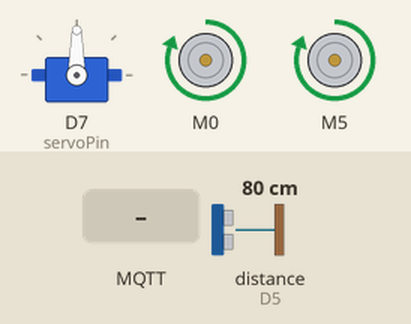
The sketch below on a simulated ESP8266 (NodeMCU). Shown: servo, 2 × DC motor (green arrow = forward, orange = backward, longer = faster). Inputs (shaded band) come from the test bench; at power-on: distance to the obstacle (sensor on D5) 80 cm. The echo pulse lasts 58.3 µs per cm; WiFi joins after 1.5 s; servers stay silent unless stated; random numbers use the default seed unless the sketch sets one; no MQTT or app messages arrive unless stated; what the sketch prints to the serial monitor is not drawn.

Above: at 2.7 s.
2.8 s: distance to the obstacle (sensor on D5) set to 31 cm
4.3 s: distance to the obstacle (sensor on D5) set to 27 cm
At 4.75 s:
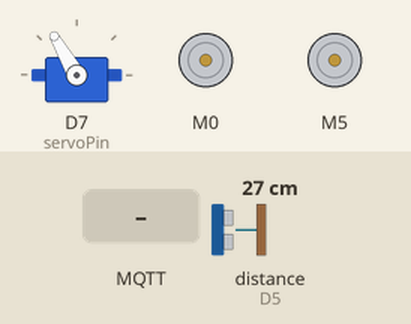
At 5.16 s:
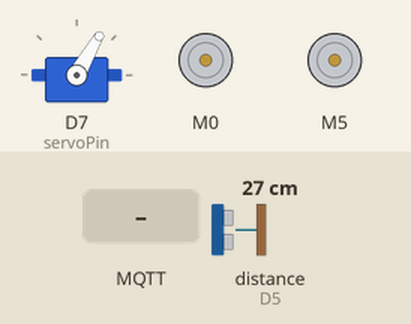
7.3 s: MQTT message "1" arrives on the first subscribed topic
At 9.2 s:
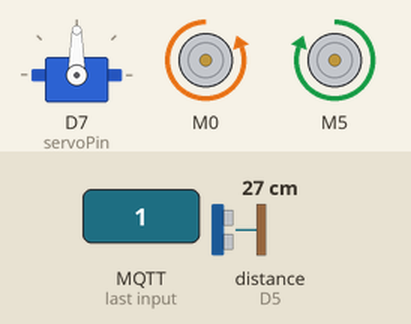
10.3 s: MQTT message "4" arrives on the first subscribed topic
At 11.1 s:
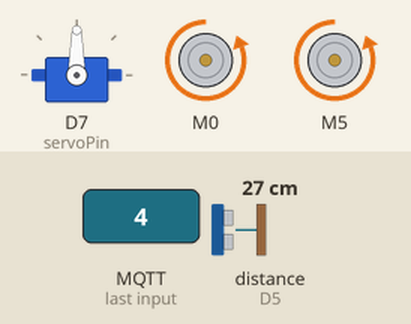
13.3 s: MQTT message "1" arrives on the second subscribed topic
16.3 s: distance to the obstacle (sensor on D5) set to 35 cm
Timing chart, 0 to 19.1 s (numbered marks = the images above; inputs shaded):
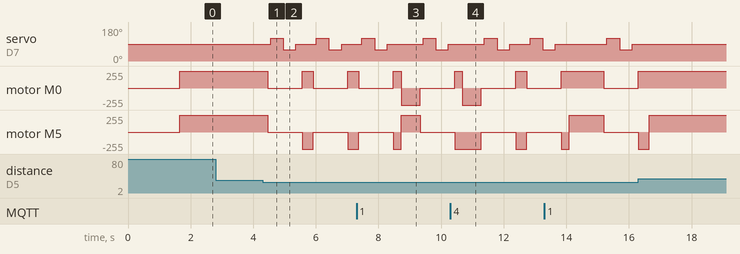

The sketch:

esp8266.ino
```cpp
#include <ESP8266WiFi.h>
#include <PubSubClient.h>
#include <string>
#include <string.h>

#include <Servo.h>
#include <Ultrasonic.h>
#include <L298N.h>

// WIFI parameters
#define WIFI_SSID "THANHTRUNG"
#define WIFI_PASSWORD "12345678"

// MQTT HiveMQ parameters
#define MQTT_SERVER "4a05b8e1d6604c8c8c84238e32f702e8.s2.eu.hivemq.cloud"
#define MQTT_PORT 8883
#define MQTT_USER "n19dccn214"
#define MQTT_PASSWORD "ejURUQaYZWn2@t"

// Using to connect mqtt broker.
WiFiClientSecure wifiClient;
PubSubClient client(wifiClient);

// Using to store distance value in centimeter.
int distance = 0;
// Define trigger and echo pins of ultrasonic sensor.
const int trigPin = D6;
const int echoPin = D5;
// Declare ultrasonic object
Ultrasonic ultrasonic(trigPin, echoPin);

// Define data pin of servo.
const int servoPin = D7;
// Declare servo object.
// 90 degree is look forward.
// 60 degree is look left.
// 120 degree is look right.
Servo servo;

// Right back motor.
const int IN1 = D3;
const int IN2 = D4;

// Left back motor.
const int IN3 = D1;
const int IN4 = D2;

// Declare motor objects.
L298N leftMotor(IN1, IN2);
L298N rightMotor(IN3, IN4);

// Status of car.
// true: self-driving mode.
// false: mobile control mode.
bool isSelfDriving = true;

void setup() {
  pinMode(LED_BUILTIN, HIGH);
  setupWifi();
  // Why to set insecure to wifi client here?
  wifiClient.setInsecure();
  // Set server parameters to connect to mqtt service in the future.
  client.setServer(MQTT_SERVER, MQTT_PORT);
  // Set callback.
  client.setCallback(callback);
  // Connect to mqtt broker.
  connectToBroker();

  // Attach servo using servo pin as defined previously.
  servo.attach(servoPin);

  Serial.begin(9600);
}

void loop() {
  // put your main code here, to run repeatedly:
  client.loop();
  // If status is self-driving mode.
  if (isSelfDriving) {
    // Then create 2 int store left and right distance value.
    int leftDistance = 0;
    int rightDistance = 0;
    // Read front distance.
    distance = ultrasonic.read();
    delay(100);
    // If front distance is smaller than the value we defined (30 cm).
    if (distance < 30) {
      // Stop all the motors.
      stopAllMotors();
      // Then look left and right to get left and right distance.
      leftDistance = lookLeft();
      rightDistance = lookRight();
      // After look left and right then make servo look straight forward to reset the state.
      lookFront();
      // Which direction has a longer distance, then go in that direction.
      if (leftDistance > rightDistance) {
        turnLeft();
      } else {
        turnRight();
      }
    }
    // If distance is equals or greater than defined value then forward normally.
    else {
      goForward();
    }
  }
  // If status is mobile control mode then stop all the motors and wait for control signals.
  else {
    stopAllMotors();
  }
}

void setupWifi() {
  WiFi.mode(WIFI_STA);
  WiFi.disconnect();
  WiFi.begin(WIFI_SSID, WIFI_PASSWORD);
  while (WiFi.status() != WL_CONNECTED) {
    delay(500);
  }
  randomSeed(micros());
  Serial.println("Connected");
  Serial.println(WiFi.localIP());
}

void connectToBroker() {
  // Try to connect mqtt broker until client connected.
  while (!client.connected()) {
    Serial.print("Attempting MQTT connection...");
    String clientId = "ESP8266";
    clientId += String(random(0xffff), HEX);
    // Client connected
    if (client.connect(clientId.c_str(), MQTT_USER, MQTT_PASSWORD)) {
      // Then subscribe needed topics.
      Serial.println("connected");
      // We subscribe "control" to receive control signals.
      client.subscribe("control");
      // We subscribe "output" to receive detect direction from server
      client.subscribe("output");
    }
    // If client connect failed, try again after 2 seconds.
    else {
      Serial.print("failed, rc=");
      Serial.print(client.state());
      Serial.println(" try again in 2 seconds");
      delay(2000);
    }
  }
}

// This method use to listen incoming data from subcribed topics.
void callback(char* topic, byte* payload, unsigned int length) {
  // Topic "control".
  // Receive value:
  // 1: Left
  // 2: Forward
  // 3: Right
  // 4: Backward
  // Other values: switch control mode.
  if (strcmp(topic, "control") == 0) {
    // Parse received value
    char value[2];
    value[0] = payload[0];
    value[1] = '\n';
    String valueStr(value);
    Serial.println(valueStr);
    // If value is 1 then the car move to left.
    if (valueStr.startsWith("1")) {
      leftMotor.backward();
      rightMotor.forward();
      delay(500);
    }
    // Move to right.
    else if (valueStr.startsWith("3")) {
      leftMotor.forward();
      rightMotor.backward();
      delay(500);
    }
    // Move forward.
    else if (valueStr.startsWith("2")) {
      leftMotor.forward();
      rightMotor.forward();
      delay(500);
    }
    // Move backward.
    else if (valueStr.startsWith("4")) {
      leftMotor.backward();
      rightMotor.backward();
      delay(500);
    }
    // Switch mode.
    else {
      isSelfDriving = !isSelfDriving;
    }
  } else if (strcmp(topic, "output") == 0) {
    char value[1];
    value[0] = payload[0];
    String detectDirection(value);
    if (detectDirection.substring(0, 1) == "0") {
      // for (int i = 255; i > 155; i -= 15) {
      //   leftMotor.setSpeed(i);
      //   rightMotor.setSpeed(255);
      //   leftMotor.forward();
      //   delay(100);
      // }
      leftMotor.backward();
      rightMotor.forward();
      delay(50);
    }
    // Forward
    else if (detectDirection.substring(0, 1) == "1") {
      goForward();
      delay(1000);
    } else if (detectDirection.substring(0, 1) == "2") {
      // for (int i = 255; i > 155; i -= 15) {
      //   leftMotor.setSpeed(255);
      //   rightMotor.setSpeed(i);
      //   rightMotor.forward();
      //   delay(100);
      // }
      leftMotor.forward();
      rightMotor.backward();
      delay(50);
    }
    client.publish("snap", "");
  }
}

void stopAllMotors() {
  leftMotor.stop();
  rightMotor.stop();
  delay(100);
}

void goForward() {
  leftMotor.forward();
  rightMotor.forward();
}

void goBack() {
  leftMotor.backward();
  rightMotor.backward();
  delay(500);
}

void turnLeft() {
  leftMotor.backward();
  rightMotor.forward();
  delay(250);
}

void turnRight() {
  leftMotor.forward();
  rightMotor.backward();
  delay(250);
}

int lookLeft() {
  servo.write(120);
  delay(200);
  int leftDistance = ultrasonic.read();
  delay(200);
  return leftDistance;
}

int lookRight() {
  servo.write(60);
  delay(200);
  int rightDistance = ultrasonic.read();
  delay(200);
  return rightDistance;
}

void lookFront() {
  servo.write(90);
  delay(200);
}
```

Measured:
- the behaviour switches between 30 and 29 cm on distance to the obstacle (sensor on D5) (found by bisection; images 0 and 1)
- after the input at 2.8 s, every drawn part: stays the same
- after the input at 4.3 s, servo on D7 (servoPin): 90° → 120° after 0.26 s, → 60° 0.40 s later, → 90° 0.40 s later, → 120° 0.65 s later, … (6 changes in this stretch); motor M0: alternates forward 255/255 for 0.35 s and stopped for 1.1 s, starting after 0.16 s; motor M5: alternates backward 255/255 for 0.35 s and stopped for 1.1 s, starting after 0.16 s
